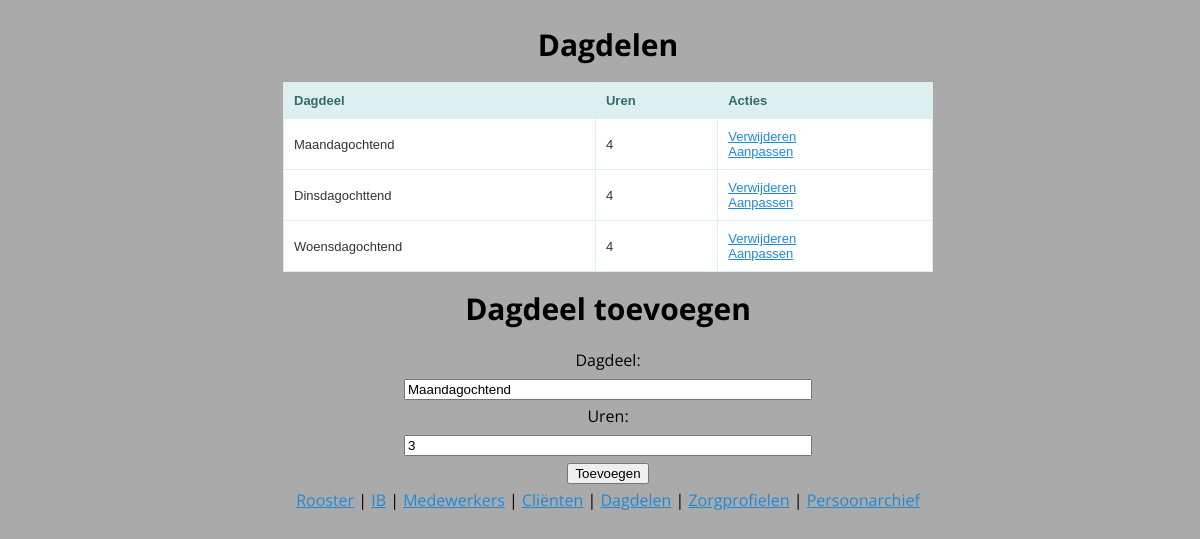
Page /doles/ on the earlier database version.
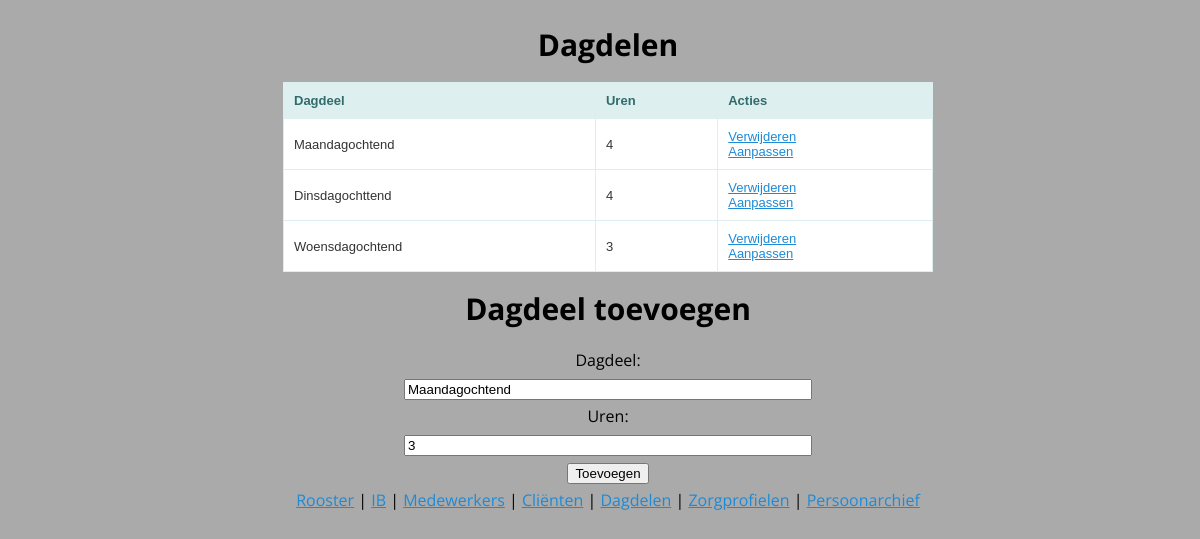
Same page on the later database version.
### roosterapp/sql.py (models this page shows)
class Dole(Base):
    __tablename__ = 'doles'
    id = Column(Integer, primary_key = True)
    name = Column(String(127))
    hours = Column(Integer, default=1)
    occupation = relationship("Presence", backref="dole", cascade="delete, delete-orphan")

### roosterapp/routes.py (the view)
@dole_crud.route('/', methods=['GET'])
def show_doles():
    doles = app.db.session.query(Dole).all()
    return render_template('index_doles.html', doles = doles)

### roosterapp/templates/index_doles.html (shortened to what this page needs)
{% extends 'base.html' %}
{% block body %}
<h1> Dagdelen </h1>
{% if doles|length < 1 %}
    <h4>Er zijn nog geen dagdelen in het systeem. Voeg er hieronder een toe.</h4>
{% else %}
    <table style="width: 50em;">
        <tr>
            <th>Dagdeel</th>
            <th>Uren</th>
            <th>Acties</th>
        </tr>
        {% for dole in doles %}
            <tr>
                <td>{{ dole.name }}</td>
                <td>{{ dole.hours }}</td>
                <td>
                    <a href="delete/{{ dole.id }}">Verwijderen</a>
                    <br>
                    <a href="update/{{ dole.id }}">Aanpassen</a>
                </td>
            </tr>
        {% endfor %}
    </table>
{% endif %}
<h1>Dagdeel toevoegen</h1>
<form action="/doles/add" method="POST" style="width:50em;text-align: center;">
    <label for="dole_name">Dagdeel:</label><br>
    <input type="text" name="dole_name" id="dole_name" value="Maandagochtend" style="width: 50%;"><br>
    <label for="hours">Uren:</label><br>
    <input type="text" name="hours" id="hours" value="3" style="width: 50%;"><br>
    <input type="submit" value="Toevoegen">
</form>
{% endblock %}

Differences in the rows shown:
changed Dole "Woensdagochtend": hours "4" → "3"
